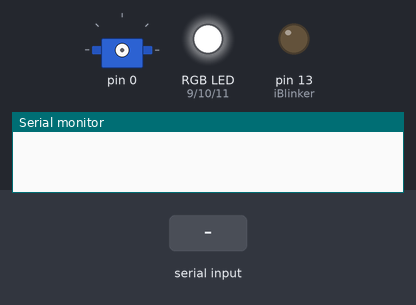
Simulated run of this sketch. Board: Arduino Uno, built with avr-gcc and run on an emulated ATmega328P. Parts: servo, an RGB LED mixed from three pins (HIGH = lit), output pins drawn as LEDs (lit = HIGH), the last lines printed to the serial monitor. The test bench sets the inputs (shaded band). Dim RGB values are drawn brighter than linear; random numbers use the default seed unless the sketch sets one.

Above: at 1.5 s.
1.6 s: "90,45,200\n" received over Serial
At 7.1 s:
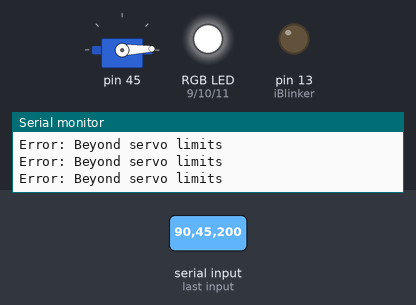
At 10.5 s:
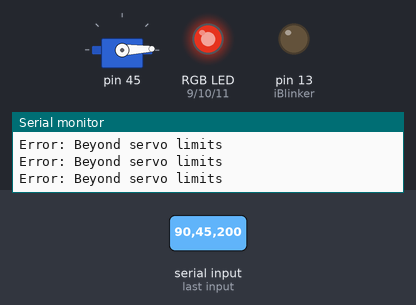
10.6 s: "1,90,45\n" received over Serial
At 19.9 s:
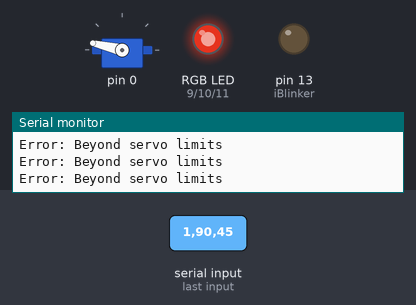
Timing chart, 0 to 25.9 s (numbered marks = the images above; inputs shaded):
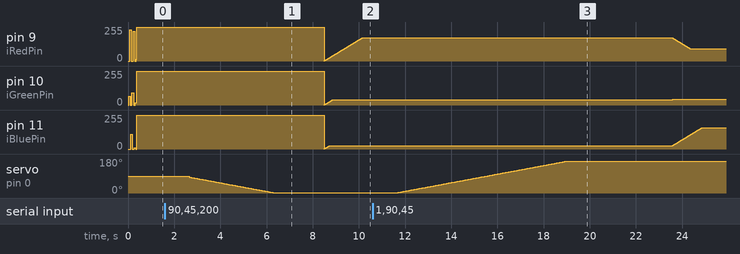

The sketch:

toyboxcontroller.ino
```cpp
//      Internet Toybox - Performer/Audience Interaction Platform
//      "Toybox" Controller Code version 0.24 @diemastermonkey
//
//      http://pastebin.com/Y4MemCCQ
//
//  Ver 0.24
//  Support for RGB "Head Module" (bonus module)
//  RGB insert! Sending analog values to RGB pins
//  interrupts fading, then fades to the value.
//
//  Ver 0.20
//  Java Serial port bridge working! TCP no longer part of unit.
//  Chat venue support for Moobot, NightBot (thx to JAYBOCC2!)
//  Configurable via file
//
//  Ver 0.10
//  Internal command syntax functional
//
//      b#p##TD(..)
//    b, p - static syntax tokens.
//    b#      monkeybox number
//    p##     pin number
//    T       Either "d" (digital) or "a" (analog)
//    D(...)  1 to 3 digits
//
// Examples:
//      b0p00d000   "All boxes, all pins, treat digital, set 0 (off)"
//      b1p13d1     "Box 1, pin 13, treat digital, set 1 (on/high)"
//      b1p13d001   Same as above
//      b9p16a077   "Box 9 (?!), pin 16, treat analog, set 0.77 (of what?)"
//

#include <Servo.h>              // Servo control only

// Globals
int iBlinker = 13;               // I/O pin for diag LED
int iOBLed = 13;                // Backup diag
boolean bServerActive = false;  // True when clients connected

// Servo control
Servo oServo;                   // Servo object rom servo.h
boolean bServoInverted = true;  // Set true if hung upside down!
boolean bServoInit = false;
int iServoPin = 8;              // Which pin servo attached
int iServoDelay = 11;           // Min delay to update servo
int iServoMove = 12;            // Target?
int iServoMin = 10;             // Min/max (%) servo position
int iServoMax = 177;
int iServoRange = iServoMax - iServoMin;      // Oft-needed so pre-calc
int iServoMid = iServoRange / 2 + iServoMin;  // To save runtime cycles
int iServoDegrees = iServoMid;        // Current pos in deg
int iServoCmd = 0;                    // Globally pending cmd from outside
int I_SERVO_SLOW = 66; int I_SERVO_NORMAL = 44; int I_SERVO_FAST = 11;
boolean bFastMove = false;            // Optional fast cam

// V0.24: Support for separate "RGB Output" object
// See RGB functions below
// To get from bridge/config: What pins are RGB unit
int iRedPin = 9;
int iGreenPin = 10;
int iBluePin = 11;
// Target values - user may change at any time
// RGB Step routine continuously moving toward them
int iRedTarget = -1;
int iBlueTarget = -1;
int iGreenTarget = -1;
// Current values - more efficient than reading them
int iRedNow = 0;
int iBlueNow = 0;
int iGreenNow = 0;
// v 0.25 user prefs for each rgb - if set, don't change
int iRedPref = -1;
int iBluePref = -1;
int iGreenPref = -1;

// A counter for RGB updates: This controls rate of color fades
// Decrement each cycle, then when zero, update RGB and recharge
// Read this as ie "fade time" in user config
int iRGBCounter = 0;
int iRGBCounterCharge = 555;    // Recharge to this - 50 is nice fade

// For user: How often to randomly change (use 0 for never)
// This is 'sides' on the dice for changes
long iRGBRandomDice = 65536^3;    // smaller = changes more often


// Runs once on boot
void setup() {
  Serial.begin(9600);                // Init usb
  pinMode (iBlinker, OUTPUT);

  randomSeed (analogRead(A1));

  // Funky RGB startup display
  for (int i=0; i < 16; i++) {
    analogWrite (iRedPin + i % 3, (i % 2) * random(256));
    delay (24);
  }

  // To do: Fade to users startup color
/*  iRedTarget = 255;
  iBlueTarget = 224;
  iGreenTarget = 0;
*/
  fnRGBStep();      // Does all rgb maintenance
}

/*
 * Main
 */
void loop() {

  // V0.24: Automatic RGB "screen saver"
  // Update RGB pins if time to do so, else mb randomize targets
  if (fnRGBStep() == 0) {
    // No RGB underway, maybe randomize?
    if (random(iRGBRandomDice) == 1) {   // 1-in-x chance of changing
      if (-1 == iRedPref) { iRedTarget = random (256); }
      if (-1 == iGreenPref) { iGreenTarget = random (256); }
      if (-1 == iBluePref) { iBlueTarget = random (256); }
    }
  }

  // Command processing
  // Shunt out now if no serial input
  if (! Serial.available() ) { return; }
  String sInput = Serial.readString();
  int iTargetPin = fn_PinFromCommand (sInput);
  int iTargetData = fn_DataFromCommand (sInput);

  // Handle digital commands first (they're easy)
  if (fn_IsDigitalCommand (sInput)) {
     // "Siren commands"
    if (iTargetData == 1) {              // Digital pin going on
      digitalWrite (iTargetPin, HIGH);   // set it on
    } else {                             // Else digital pin going off
      digitalWrite (iTargetPin, LOW);    // off
    }
    return;
  }                                      // End if (is digital)

  // Handle commands to RGB pins first, lest they be handled as PWM
  // Just set target, fade is automatic. Not elegant but computationally cheap.
  // Could be optimized
  if (iTargetPin == iRedPin) {
    iRedTarget = iTargetData;
    iRedPref = iTargetData;
  }

  if (iTargetPin == iGreenPin) {
    iGreenTarget = iTargetData;
    iGreenPref = iTargetData;
  }

  if (iTargetPin == iBluePin) {
    iBlueTarget = iTargetData;
    iBluePref = iTargetData;
  }

  // Assume any remaining commands are analog PWMs i.e. servos
  int iPWMTarget = fn_PwmFromCommand (sInput);
  if (iPWMTarget > 0) {
    fn_Servo_Move_To (iTargetPin, iPWMTarget, I_SERVO_NORMAL);
  }
}                              // End (main) loop

void fn_Servo_Move_To (int iArgServoPin, int iArgPos, int iArgDelayMS) {

  // Yes init servo regardless, pins may change in our scenario
   oServo.attach (iArgServoPin, 1100, 1200);        // 1100,1200 for eMax ES08A

   if (bFastMove) {                 // Optional fast move
      fn_Servo_Position(iArgServoPin, iArgPos);
      oServo.detach();
      return;                       // shunt
   }

   int iDir = +1;               // Assume forward
   if (iArgPos < iServoDegrees) {
    iDir = -1;
   }

   // Move smoothly to target position
   for (int iGoPos = iServoDegrees; iGoPos != iArgPos; iGoPos += iDir) {
    delay (iArgDelayMS);           // Else it 'runs'
    fn_Servo_Position(iArgServoPin, iGoPos);
   }
   oServo.detach();     // maybe need it :) blame jonm_cs
}

void fn_Servo_Position (int iArgServoPin, int iArgPosition) {
  // Skip if invalid args
  if (iArgPosition < iServoMin || iArgPosition > iServoMax || iArgPosition > 175) {
    Serial.println ("Error: Beyond servo limits");
    return;
  }

  // Actually move servo
  if (bServoInverted) {
    oServo.write (iServoMax - iArgPosition);
  } else {
    oServo.write (iArgPosition);
  }

  iServoDegrees = iArgPosition;

  // Superfluous? https://www.arduino.cc/en/Reference/ServoDetach
  //  oServo.detach();

}     // End method

// Return the pin specified in a cmd it BETTER be right!
int fn_PinFromCommand (String sArgCommand) {
  return (sArgCommand.substring(3,5)).toInt();  // ( ex b1p08a75 )
}

// Return the data value from command (always an int)
int fn_DataFromCommand (String sArgCommand) {
  return (sArgCommand.substring(6)).toInt();
}

// Return true if command is digital, else false
boolean fn_IsDigitalCommand (String sArgCommand) {
  return (
    sArgCommand.substring(5,6).equals("d")  // Q: char compar faster?
  );
}         // end fn_IsDigitalCommand

// Return PWM data only from cmd (better be there!)
int fn_PwmFromCommand (String sArgCommand) {
  return (
    sArgCommand.substring (6, sArgCommand.length())
  ).toInt(); // WARE HARDWIRED INDEX!
}            // end fn_PinFromCommand}

// Move and set RGB values toward current global "target" values
// Also handles RGB "update" counter. Returns 1 if it was event time.
int fnRGBStep () {

    // Decrement counter, ditch if not time yet to update rgbs
    iRGBCounter--;
    if (iRGBCounter > 0) {
      return (1);
    }

    // Ditch now if components = targets
    if (iRedNow == iRedTarget
      && iGreenNow == iGreenTarget
      && iBlueNow == iBlueTarget) {
        return (0);
    }

    // If still here time it's time for RGB update - recharge counter
    iRGBCounter = iRGBCounterCharge;

    // Superfluous but safe as user may change things?
    pinMode (iRedPin, OUTPUT);
    pinMode (iGreenPin, OUTPUT);
    pinMode (iBluePin, OUTPUT);

    iRedNow += fnToward (iRedNow, iRedTarget);  // Red, Green, Blue...
    analogWrite (iRedPin, iRedNow);
    iGreenNow += fnToward (iGreenNow, iGreenTarget);
    analogWrite (iGreenPin, iGreenNow);
    iBlueNow += fnToward (iBlueNow, iBlueTarget);
    analogWrite (iBluePin, iBlueNow);

   return (1);    // PS caller, not done with rgb work yet
}

// Return value that should be added to get from argFrom to argTo
int fnToward (int iArgFrom, int iArgTo) {
  if (iArgFrom < iArgTo) { return (+1); }
  if (iArgFrom > iArgTo) { return (-1); }
  return (0);      // If same
}

// RETIRED Return a random destination for the arg RGB value, or the arg value
// Die is sides set by user in iRGBRandomDice, thus == 1 allows "0 for never"
/*
int fnRGBTargetRand (int iArgNow) {
     return (random(255));
  return (iArgNow);                    // Else what you sent me
}
*/
```

Measured:
- after the input at 1.6 s, servo on pin 0: moves from 90° to 2° over 3.6 s, starting after 1.1 s
- after the input at 10.6 s, servo on pin 0: moves from 2° to 167° over 7.2 s, starting after 1.1 s
